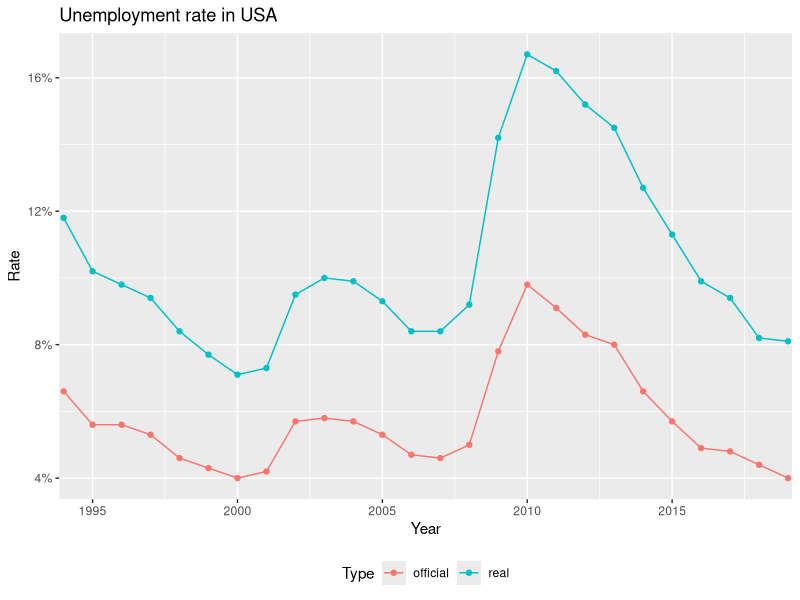

Write the R code that produced this figure.
## ---- chunk 1
library(ggplot2)
library(dplyr)
library(gridExtra)
## ---- chunk 2
official <- c(6.6, 5.6, 5.6, 5.3, 4.6, 4.3, 4.0, 4.2, 5.7, 5.8,
        5.7, 5.3, 4.7, 4.6, 5.0, 7.8, 9.8, 9.1, 8.3, 8.0,
        6.6, 5.7, 4.9, 4.8, 4.4, 4.0) / 100
real <- c(11.8, 10.2, 9.8, 9.4, 8.4, 7.7, 7.1, 7.3, 9.5, 10.0,
          9.9, 9.3, 8.4, 8.4, 9.2, 14.2, 16.7, 16.2, 15.2, 14.5,
          12.7, 11.3, 9.9, 9.4, 8.2, 8.1) /100

unemployment <- data.frame(
  Year = c(c(1994:2019), c(1994:2019)),
  Rate = c(official, real),
  Type = c(rep(times = 26, "official"), rep(times = 26, "real"))
)
## ---- chunk 3
p <- ggplot(data = unemployment, aes(x = Year, y = Rate, group = Type)) +
  geom_line(aes(color = Type)) +
  geom_point(aes(color = Type)) +
  theme(legend.position="bottom") +
  xlim (1994, 2019) + scale_y_continuous(labels = scales::percent)

grid.arrange(p + coord_cartesian(xlim = c(1995, 2018)) + ggtitle("Unemployment rate in USA"),
             ncol = 1)
